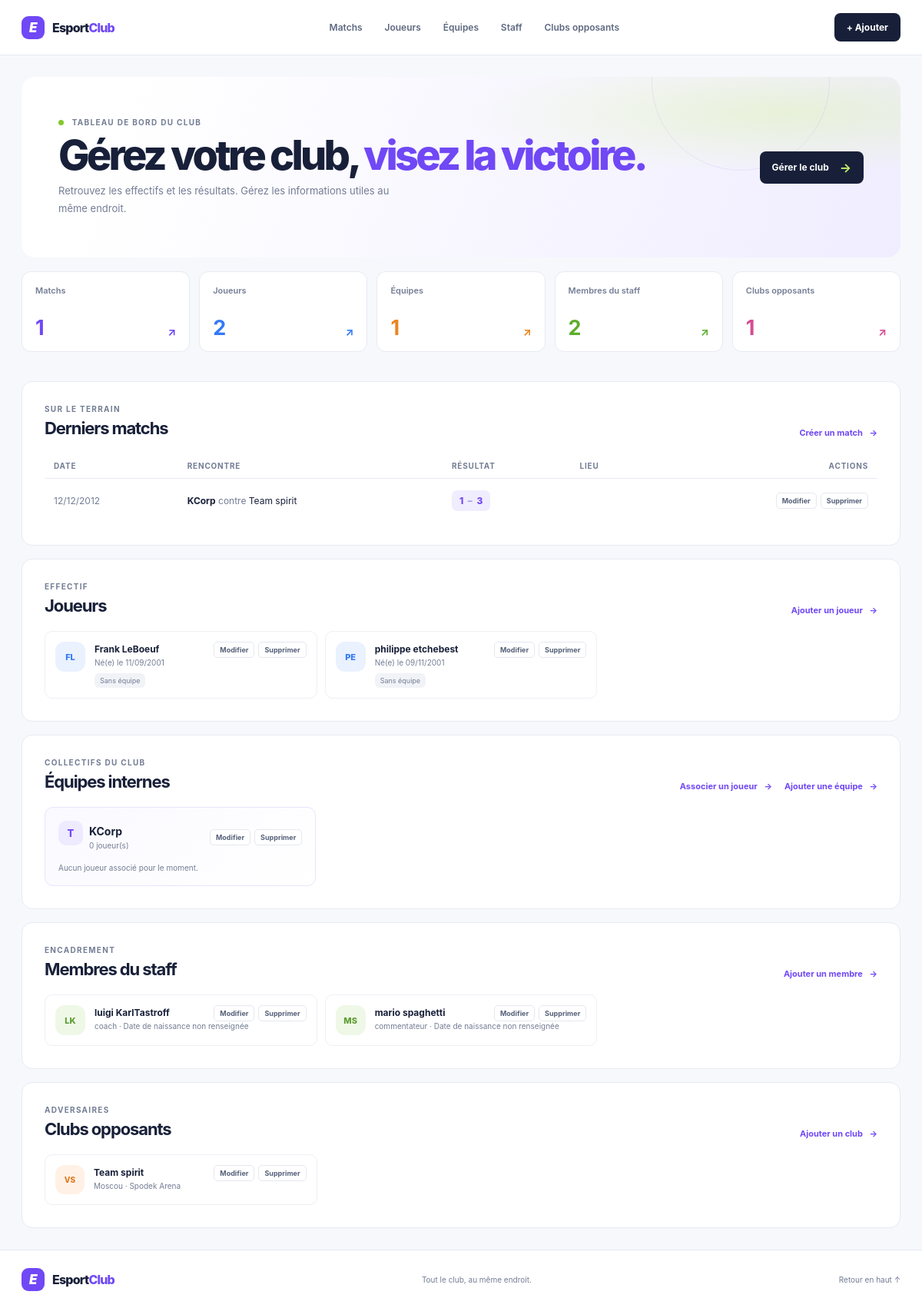
/, run on an earlier commit of the app's database.
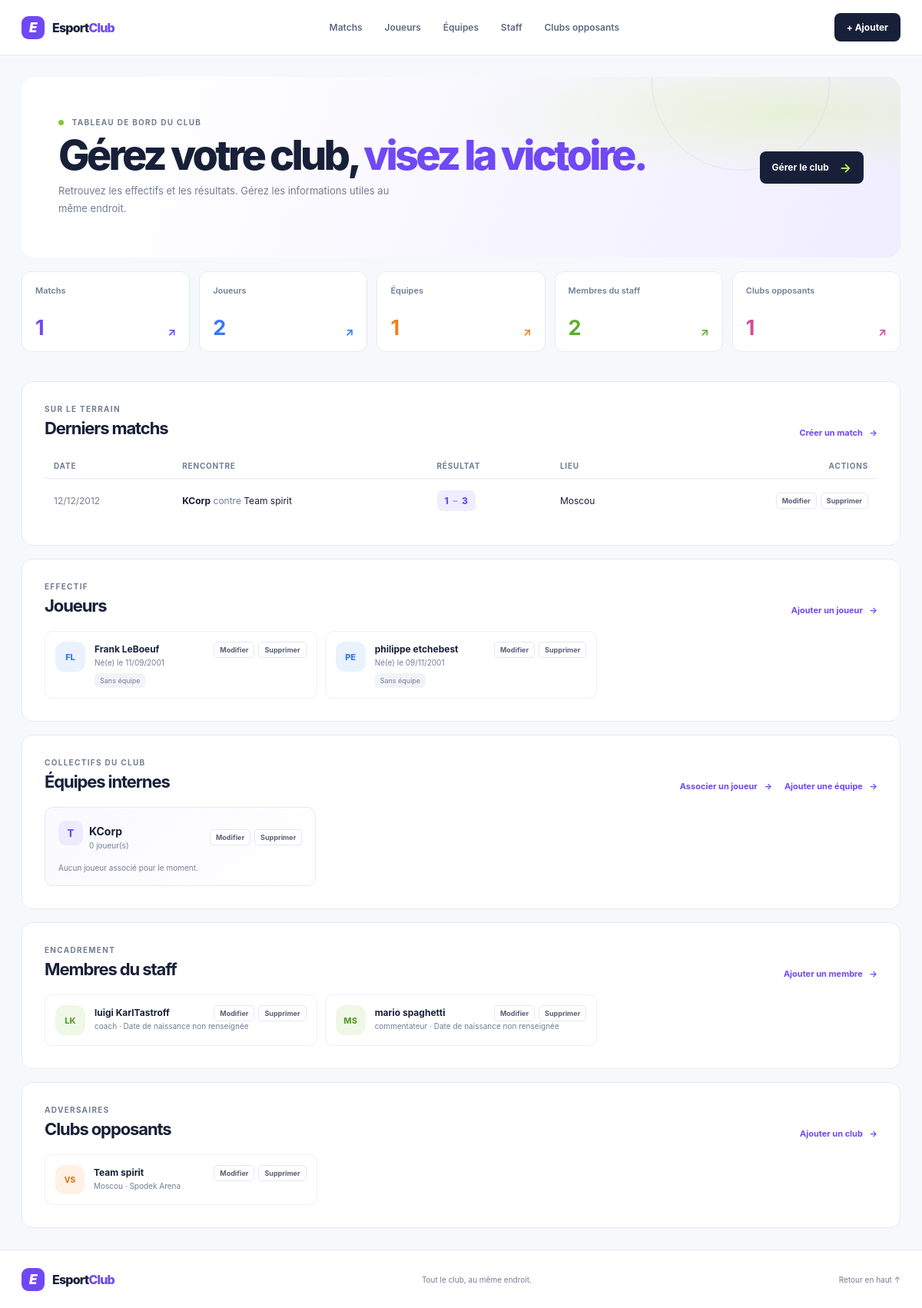
And on a later commit of the database.
### tables this page shows
CREATE TABLE "Game" (
	"id"	INTEGER NOT NULL,
	"date"	INTEGER NOT NULL,
	"scoreTeam"	INTEGER,
	"scoreOpposing"	INTEGER,
	"idTeam"	INTEGER NOT NULL,
	"idOpposingClub"	INTEGER NOT NULL, "city" TEXT NOT NULL DEFAULT '',
	PRIMARY KEY("id" AUTOINCREMENT)
);

CREATE TABLE "Team" (
	"id"	INTEGER NOT NULL,
	"name"	TEXT NOT NULL,
	PRIMARY KEY("id" AUTOINCREMENT)
);

CREATE TABLE "OpposingClub" (
	"id"	INTEGER NOT NULL,
	"name"	INTEGER NOT NULL,
	"adress"	INTEGER NOT NULL,
	"city"	INTEGER NOT NULL,
	PRIMARY KEY("id" AUTOINCREMENT)
);

CREATE TABLE "Player" (
	"id"	INTEGER NOT NULL,
	"firstname"	TEXT NOT NULL,
	"lastname"	TEXT NOT NULL,
	"birtdate"	TEXT NOT NULL,
	"picture"	TEXT,
	PRIMARY KEY("id" AUTOINCREMENT)
);

CREATE TABLE "Staff" (
	"id"	INTEGER NOT NULL,
	"firstname"	TEXT NOT NULL,
	"lastname"	TEXT NOT NULL,
	"role"	TEXT NOT NULL, "birthdate", "picture",
	PRIMARY KEY("id" AUTOINCREMENT)
);

### public/index.php (the view, shortened to what the rows shown need)
<?php
function escape(mixed $value): string
{
    return htmlspecialchars((string) $value, ENT_QUOTES | ENT_SUBSTITUTE, 'UTF-8');
}
function displayDate(string $value): string
{
    try {
        return (new DateTimeImmutable($value))->format('d/m/Y');
    } catch (Exception) {
        return $value;
    }
}
function dateInputValue(string $value): string
{
    try {
        return (new DateTimeImmutable($value))->format('Y-m-d');
    } catch (Exception) {
        return '';
    }
}
try {
    $pdo = require __DIR__ . '/../private/bdd.php';
    $pdo->beginTransaction();
    try {
        $pdo->commit();
    } catch (Throwable $error) {
        if ($pdo->inTransaction()) {
            $pdo->rollBack();
        }
        throw $error;
    }
    $players = $pdo->query(
        'SELECT id, firstname, lastname, birtdate, picture FROM Player ORDER BY lastname, firstname'
    )->fetchAll();
    $teams = $pdo->query('SELECT id, name FROM Team ORDER BY name')->fetchAll();
    $opposingClubs = $pdo->query(
        'SELECT id, name, adress, city FROM OpposingClub ORDER BY name'
    )->fetchAll();
    $staffMembers = $pdo->query(
        'SELECT id, firstname, lastname, birthdate, picture, role FROM Staff ORDER BY lastname, firstname'
    )->fetchAll();
    $games = $pdo->query(
        'SELECT g.id, g.date, g.scoreTeam, g.scoreOpposing, g.city,
                g.idTeam AS team_id, g.idOpposingClub AS club_id, t.name AS team_name,
                o.name AS club_name, o.city AS club_city
         FROM Game g
         LEFT JOIN Team t ON t.id = g.idTeam
         LEFT JOIN OpposingClub o ON o.id = g.idOpposingClub
         ORDER BY g.date DESC, g.id DESC'
    )->fetchAll();
    $roster = $pdo->query(
        'SELECT pht.idPlayer AS player_id, p.firstname, p.lastname,
                t.id AS team_id, t.name AS team_name, pht.role
         FROM PlayerHasTeam pht
         JOIN Player p ON p.id = pht.idPlayer
         JOIN Team t ON t.id = pht.idTeam
         ORDER BY t.name, p.lastname, p.firstname'
    )->fetchAll();
} catch (PDOException $error) {
    error_log('EsportClub database unavailable: ' . $error->getMessage());
    http_response_code(500);
    $databaseError = 'La base de données est indisponible. Vérifiez sa configuration, puis rechargez la page.';
    $players = $teams = $opposingClubs = $staffMembers = $games = $roster = [];
}
?>
<!DOCTYPE html>
<html lang="fr">
<head>
    <link rel="stylesheet" href="css/style.css">
</head>
<body>
    <main id="accueil" class="page-shell">
        <section class="welcome">
            <div>
                <h1>Gérez votre club, <span>visez la victoire.</span></h1>
            </div>
        </section>
        <section class="content-section" id="matchs">
            <div class="section-heading">
                <div><p class="eyebrow">Sur le terrain</p><h2>Derniers matchs</h2></div>
            </div>
            <?php if ($games === []): ?>
                <p class="empty-state">Aucun match enregistré pour le moment.</p>
            <?php else: ?>
                <div class="table-wrap">
                    <table>
                        <thead><tr><th>Date</th><th>Rencontre</th><th>Résultat</th><th>Lieu</th><th>Actions</th></tr></thead>
                        <tbody>
                        <?php foreach ($games as $game): ?>
                            <tr>
                                <td class="muted-cell"><?= escape(displayDate((string) $game['date'])) ?></td>
                                <td><strong><?= escape($game['team_name'] ?? 'Équipe supprimée') ?></strong><span class="versus"> contre </span><?= escape($game['club_name'] ?? 'Club supprimé') ?></td>
                                <td><span class="score"><?= escape($game['scoreTeam'] ?? '—') ?> <i>–</i> <?= escape($game['scoreOpposing'] ?? '—') ?></span></td>
                                <td><?= escape($game['city'] !== '' ? $game['city'] : ($game['club_city'] ?? '—')) ?></td>
                                <td>
                                    <div class="item-actions">
                                        <button class="item-action" type="button" data-edit="game"
                                            data-id="<?= escape($game['id']) ?>"
                                            data-date="<?= escape(dateInputValue((string) $game['date'])) ?>"
                                            data-city="<?= escape($game['city']) ?>"
                                            data-team-id="<?= escape($game['team_id']) ?>"
                                            data-club-id="<?= escape($game['club_id']) ?>"
                                            data-score-team="<?= escape($game['scoreTeam']) ?>"
                                            data-score-opponent="<?= escape($game['scoreOpposing']) ?>">Modifier</button>
                                        <form method="post" data-confirm="Supprimer ce match ?">
                                            <button class="item-action item-action-danger" type="submit">Supprimer</button>
                                        </form>
                                    </div>
                                </td>
                            </tr>
                        <?php endforeach; ?>
                        </tbody>
                    </table>
                </div>
            <?php endif; ?>
        </section>
        <section class="content-section" id="joueurs">
            <div class="section-heading">
                <div><p class="eyebrow">Effectif</p><h2>Joueurs</h2></div>
            </div>
            <?php if ($players === []): ?>
                <p class="empty-state">Aucun joueur enregistré pour le moment.</p>
            <?php else: ?>
                <div class="person-grid">
                    <?php foreach ($players as $player): ?>
                        <article class="person-card">
                            <?php if (is_string($player['picture']) && isValidPictureUrl($player['picture'])): ?>
                                <img class="avatar avatar-photo" src="<?= escape($player['picture']) ?>" alt="Photo de <?= escape($player['firstname'] . ' ' . $player['lastname']) ?>" loading="lazy">
                            <?php else: ?>
                                <span class="avatar avatar-blue"><?= escape(mb_strtoupper(mb_substr($player['firstname'], 0, 1) . mb_substr($player['lastname'], 0, 1))) ?></span>
                            <?php endif; ?>
                            <div class="person-details">
                                <div class="item-heading">
                                    <h3><?= escape($player['firstname'] . ' ' . $player['lastname']) ?></h3>
                                    <div class="item-actions">
                                        <button class="item-action" type="button" data-edit="player"
                                            data-id="<?= escape($player['id']) ?>"
                                            data-firstname="<?= escape($player['firstname']) ?>"
                                            data-lastname="<?= escape($player['lastname']) ?>"
                                            data-birthdate="<?= escape(dateInputValue((string) $player['birtdate'])) ?>"
                                            data-picture="<?= escape($player['picture'] ?? '') ?>">Modifier</button>
                                        <form method="post" data-confirm="Supprimer ce joueur et ses associations aux équipes ?">
                                            <button class="item-action item-action-danger" type="submit">Supprimer</button>
                                        </form>
                                    </div>
                                </div>
                                <p>Né(e) le <?= escape(displayDate((string) $player['birtdate'])) ?></p>
                                <div class="role-list">
                                    <?php
                                    $playerAssignments = array_filter(
                                        $roster,
                                        static fn(array $member): bool => (int) $member['player_id'] === (int) $player['id']
                                    );
                                    ?>
                                    <?php if ($playerAssignments === []): ?>
                                        <span class="role-chip role-chip-empty">Sans équipe</span>
                                    <?php endif; ?>
                                </div>
                            </div>
                        </article>
                    <?php endforeach; ?>
                </div>
            <?php endif; ?>
        </section>
        <section class="content-section" id="equipes">
            <div class="section-heading">
                <div><p class="eyebrow">Collectifs du club</p><h2>Équipes internes</h2></div>
            </div>
            <?php if ($teams === []): ?>
                <p class="empty-state">Aucune équipe enregistrée pour le moment.</p>
            <?php else: ?>
                <div class="team-grid">
                    <?php foreach ($teams as $team): ?>
                        <article class="team-card">
                            <div class="team-card-heading">
                                <span class="team-badge" aria-hidden="true">T</span>
                                <div><h3><?= escape($team['name']) ?></h3><p><?= count(array_filter($roster, static fn(array $member): bool => (int) $member['team_id'] === (int) $team['id'])) ?> joueur(s)</p></div>
                                <div class="item-actions">
                                    <button class="item-action" type="button" data-edit="team" data-id="<?= escape($team['id']) ?>" data-name="<?= escape($team['name']) ?>">Modifier</button>
                                    <form method="post" data-confirm="Supprimer cette équipe et ses associations ?">
                                        <button class="item-action item-action-danger" type="submit">Supprimer</button>
                                    </form>
                                </div>
                            </div>
                            <?php if (!array_filter($roster, static fn(array $member): bool => (int) $member['team_id'] === (int) $team['id'])): ?>
                                <p class="team-empty">Aucun joueur associé pour le moment.</p>
                            <?php endif; ?>
                        </article>
                    <?php endforeach; ?>
                </div>
            <?php endif; ?>
        </section>
        <section class="content-section" id="staff">
            <div class="section-heading">
                <div><p class="eyebrow">Encadrement</p><h2>Membres du staff</h2></div>
            </div>
            <?php if ($staffMembers === []): ?>
                <p class="empty-state">Aucun membre du staff enregistré pour le moment.</p>
            <?php else: ?>
                <div class="person-grid">
                    <?php foreach ($staffMembers as $member): ?>
                        <article class="person-card">
                            <?php if (is_string($member['picture']) && isValidPictureUrl($member['picture'])): ?>
                                <img class="avatar avatar-photo" src="<?= escape($member['picture']) ?>" alt="Photo de <?= escape($member['firstname'] . ' ' . $member['lastname']) ?>" loading="lazy">
                            <?php else: ?>
                                <span class="avatar avatar-green"><?= escape(mb_strtoupper(mb_substr($member['firstname'], 0, 1) . mb_substr($member['lastname'], 0, 1))) ?></span>
                            <?php endif; ?>
                            <div class="person-details">
                                <div class="item-heading">
                                    <h3><?= escape($member['firstname'] . ' ' . $member['lastname']) ?></h3>
                                    <div class="item-actions">
                                        <button class="item-action" type="button" data-edit="staff"
                                            data-id="<?= escape($member['id']) ?>"
                                            data-firstname="<?= escape($member['firstname']) ?>"
                                            data-lastname="<?= escape($member['lastname']) ?>"
                                            data-birthdate="<?= escape($member['birthdate'] !== null ? dateInputValue((string) $member['birthdate']) : '') ?>"
                                            data-picture="<?= escape($member['picture'] ?? '') ?>"
                                            data-role="<?= escape($member['role']) ?>">Modifier</button>
                                        <form method="post" data-confirm="Supprimer ce membre du staff ?">
                                            <button class="item-action item-action-danger" type="submit">Supprimer</button>
                                        </form>
                                    </div>
                                </div>
                                <p><?= escape($member['role']) ?> · <?= $member['birthdate'] !== null ? 'Né(e) le ' . escape(displayDate((string) $member['birthdate'])) : 'Date de naissance non renseignée' ?></p>
                            </div>
                        </article>
                    <?php endforeach; ?>
                </div>
            <?php endif; ?>
        </section>
        <section class="content-section" id="clubs">
            <div class="section-heading">
                <div><p class="eyebrow">Adversaires</p><h2>Clubs opposants</h2></div>
            </div>
            <?php if ($opposingClubs === []): ?>
                <p class="empty-state">Aucun club opposant enregistré pour le moment.</p>
            <?php else: ?>
                <div class="opponent-grid">
                    <?php foreach ($opposingClubs as $club): ?>
                        <article class="opponent-card">
                            <span class="opponent-mark" aria-hidden="true">VS</span>
                            <div class="person-details">
                                <div class="item-heading">
                                    <h3><?= escape($club['name']) ?></h3>
                                    <div class="item-actions">
                                        <button class="item-action" type="button" data-edit="club"
                                            data-id="<?= escape($club['id']) ?>"
                                            data-name="<?= escape($club['name']) ?>"
                                            data-address="<?= escape($club['adress']) ?>"
                                            data-city="<?= escape($club['city']) ?>">Modifier</button>
                                        <form method="post" data-confirm="Supprimer ce club opposant ?">
                                            <button class="item-action item-action-danger" type="submit">Supprimer</button>
                                        </form>
                                    </div>
                                </div>
                                <p><?= escape($club['city']) ?> · <?= escape($club['adress']) ?></p>
                            </div>
                        </article>
                    <?php endforeach; ?>
                </div>
            <?php endif; ?>
        </section>
    </main>
</body>
</html>

What changed in the data, as far as the page shows it:
changed game "KCorp": idOpposingClub.city (not shown) → "Moscou"
